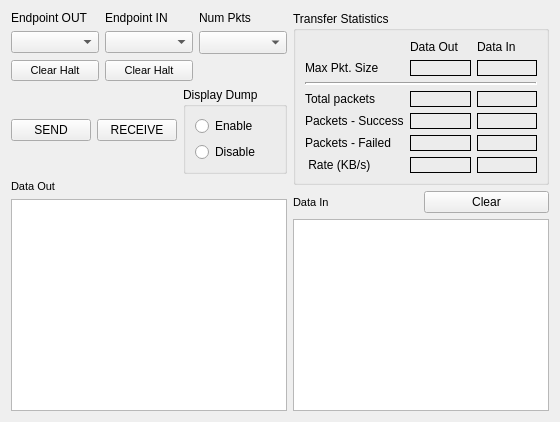
         <widget class="QWidget" name="tab_8">
          <attribute name="title">
           <string>Isochronous</string>
          </attribute>
          <layout class="QHBoxLayout" name="horizontalLayout_26">
           <item>
            <layout class="QVBoxLayout" name="verticalLayout_29">
             <item>
              <layout class="QGridLayout" name="gridLayout_9">
               <item row="2" column="0">
                <widget class="QPushButton" name="pb7_clearhalt_out">
                 <property name="font">
                  <font>
                   <pointsize>8</pointsize>
                  </font>
                 </property>
                 <property name="text">
                  <string>Clear Halt</string>
                 </property>
                </widget>
               </item>
               <item row="1" column="1">
                <widget class="QComboBox" name="cb7_in"/>
               </item>
               <item row="0" column="0">
                <widget class="QLabel" name="label_71">
                 <property name="text">
                  <string>Endpoint OUT</string>
                 </property>
                </widget>
               </item>
               <item row="2" column="1">
                <widget class="QPushButton" name="pb7_clearhalt_in">
                 <property name="font">
                  <font>
                   <pointsize>8</pointsize>
                  </font>
                 </property>
                 <property name="text">
                  <string>Clear Halt</string>
                 </property>
                </widget>
               </item>
               <item row="0" column="1">
                <widget class="QLabel" name="label_74">
                 <property name="text">
                  <string>Endpoint IN</string>
                 </property>
                </widget>
               </item>
               <item row="1" column="0">
                <widget class="QComboBox" name="cb7_out"/>
               </item>
               <item row="0" column="2">
                <widget class="QLabel" name="label_77">
                 <property name="text">
                  <string>Num Pkts</string>
                 </property>
                </widget>
               </item>
               <item row="1" column="2">
                <widget class="QComboBox" name="cb7_numpkts">
                 <property name="font">
                  <font>
                   <family>DejaVu Sans Mono</family>
                  </font>
                 </property>
                </widget>
               </item>
              </layout>
             </item>
             <item>
              <layout class="QHBoxLayout" name="horizontalLayout_24">
               <item>
                <widget class="QPushButton" name="pb7_send">
                 <property name="text">
                  <string>SEND</string>
                 </property>
                </widget>
               </item>
               <item>
                <widget class="QPushButton" name="pb7_rcv">
                 <property name="text">
                  <string>RECEIVE</string>
                 </property>
                </widget>
               </item>
               <item>
                <widget class="QGroupBox" name="groupBox_7">
                 <property name="title">
                  <string>Display Dump</string>
                 </property>
                 <layout class="QVBoxLayout" name="verticalLayout_5">
                  <item>
                   <widget class="QRadioButton" name="rb7_enable">
                    <property name="text">
                     <string>Enable</string>
                    </property>
                   </widget>
                  </item>
                  <item>
                   <widget class="QRadioButton" name="rb7_disable">
                    <property name="text">
                     <string>Disable</string>
                    </property>
                   </widget>
                  </item>
                 </layout>
                </widget>
               </item>
              </layout>
             </item>
             <item>
              <widget class="QLabel" name="label_66">
               <property name="font">
                <font>
                 <pointsize>8</pointsize>
                </font>
               </property>
               <property name="text">
                <string>Data Out</string>
               </property>
              </widget>
             </item>
             <item>
              <widget class="QListWidget" name="lw7_out">
               <property name="font">
                <font>
                 <family>DejaVu Sans Mono</family>
                </font>
               </property>
              </widget>
             </item>
            </layout>
           </item>
           <item>
            <layout class="QVBoxLayout" name="verticalLayout_30">
             <item>
              <widget class="QGroupBox" name="groupBox_16">
               <property name="title">
                <string>Transfer Statistics</string>
               </property>
               <layout class="QGridLayout" name="gridLayout_10">
                <item row="4" column="2">
                 <widget class="QLabel" name="label7_pktsin">
                  <property name="font">
                   <font>
                    <family>DejaVu Sans Mono</family>
                   </font>
                  </property>
                  <property name="frameShape">
                   <enum>QFrame::Box</enum>
                  </property>
                  <property name="text">
                   <string/>
                  </property>
                  <property name="alignment">
                   <set>Qt::AlignRight|Qt::AlignTrailing|Qt::AlignVCenter</set>
                  </property>
                 </widget>
                </item>
                <item row="3" column="0">
                 <widget class="QLabel" name="label_78">
                  <property name="text">
                   <string>Total packets</string>
                  </property>
                 </widget>
                </item>
                <item row="1" column="0">
                 <widget class="QLabel" name="label_70">
                  <property name="font">
                   <font>
                    <pointsize>9</pointsize>
                   </font>
                  </property>
                  <property name="text">
                   <string>Max Pkt. Size</string>
                  </property>
                 </widget>
                </item>
                <item row="5" column="0">
                 <widget class="QLabel" name="label_81">
                  <property name="text">
                   <string>Packets - Failed</string>
                  </property>
                 </widget>
                </item>
                <item row="3" column="1">
                 <widget class="QLabel" name="label7_totalout">
                  <property name="font">
                   <font>
                    <family>DejaVu Sans Mono</family>
                   </font>
                  </property>
                  <property name="frameShape">
                   <enum>QFrame::Box</enum>
                  </property>
                  <property name="text">
                   <string/>
                  </property>
                  <property name="alignment">
                   <set>Qt::AlignRight|Qt::AlignTrailing|Qt::AlignVCenter</set>
                  </property>
                 </widget>
                </item>
                <item row="6" column="2">
                 <widget class="QLabel" name="label7_ratein">
                  <property name="font">
                   <font>
                    <family>DejaVu Sans Mono</family>
                   </font>
                  </property>
                  <property name="frameShape">
                   <enum>QFrame::Box</enum>
                  </property>
                  <property name="text">
                   <string/>
                  </property>
                  <property name="alignment">
                   <set>Qt::AlignRight|Qt::AlignTrailing|Qt::AlignVCenter</set>
                  </property>
                 </widget>
                </item>
                <item row="3" column="2">
                 <widget class="QLabel" name="label7_totalin">
                  <property name="font">
                   <font>
                    <family>DejaVu Sans Mono</family>
                   </font>
                  </property>
                  <property name="frameShape">
                   <enum>QFrame::Box</enum>
                  </property>
                  <property name="text">
                   <string/>
                  </property>
                  <property name="alignment">
                   <set>Qt::AlignRight|Qt::AlignTrailing|Qt::AlignVCenter</set>
                  </property>
                 </widget>
                </item>
                <item row="5" column="2">
                 <widget class="QLabel" name="label7_dropped_in">
                  <property name="font">
                   <font>
                    <family>DejaVu Sans Mono</family>
                   </font>
                  </property>
                  <property name="frameShape">
                   <enum>QFrame::Box</enum>
                  </property>
                  <property name="text">
                   <string/>
                  </property>
                  <property name="alignment">
                   <set>Qt::AlignRight|Qt::AlignTrailing|Qt::AlignVCenter</set>
                  </property>
                 </widget>
                </item>
                <item row="6" column="0">
                 <widget class="QLabel" name="label_80">
                  <property name="text">
                   <string> Rate (KB/s)</string>
                  </property>
                 </widget>
                </item>
                <item row="0" column="1">
                 <widget class="QLabel" name="label_72">
                  <property name="text">
                   <string>Data Out</string>
                  </property>
                 </widget>
                </item>
                <item row="0" column="2">
                 <widget class="QLabel" name="label_73">
                  <property name="text">
                   <string>Data In</string>
                  </property>
                 </widget>
                </item>
                <item row="5" column="1">
                 <widget class="QLabel" name="label7_dropped_out">
                  <property name="font">
                   <font>
                    <family>DejaVu Sans Mono</family>
                   </font>
                  </property>
                  <property name="frameShape">
                   <enum>QFrame::Box</enum>
                  </property>
                  <property name="text">
                   <string/>
                  </property>
                  <property name="alignment">
                   <set>Qt::AlignRight|Qt::AlignTrailing|Qt::AlignVCenter</set>
                  </property>
                 </widget>
                </item>
                <item row="4" column="0">
                 <widget class="QLabel" name="label_79">
                  <property name="text">
                   <string>Packets - Success</string>
                  </property>
                 </widget>
                </item>
                <item row="6" column="1">
                 <widget class="QLabel" name="label7_rateout">
                  <property name="font">
                   <font>
                    <family>DejaVu Sans Mono</family>
                   </font>
                  </property>
                  <property name="frameShape">
                   <enum>QFrame::Box</enum>
                  </property>
                  <property name="text">
                   <string/>
                  </property>
                  <property name="alignment">
                   <set>Qt::AlignRight|Qt::AlignTrailing|Qt::AlignVCenter</set>
                  </property>
                 </widget>
                </item>
                <item row="2" column="0" colspan="3">
                 <widget class="Line" name="line_2">
                  <property name="lineWidth">
                   <number>2</number>
                  </property>
                  <property name="orientation">
                   <enum>Qt::Horizontal</enum>
                  </property>
                 </widget>
                </item>
                <item row="1" column="1">
                 <widget class="QLabel" name="label7_pktsize_out">
                  <property name="font">
                   <font>
                    <family>DejaVu Sans Mono</family>
                   </font>
                  </property>
                  <property name="frameShape">
                   <enum>QFrame::Box</enum>
                  </property>
                  <property name="text">
                   <string/>
                  </property>
                 </widget>
                </item>
                <item row="4" column="1">
                 <widget class="QLabel" name="label7_pktsout">
                  <property name="font">
                   <font>
                    <family>DejaVu Sans Mono</family>
                   </font>
                  </property>
                  <property name="frameShape">
                   <enum>QFrame::Box</enum>
                  </property>
                  <property name="text">
                   <string/>
                  </property>
                  <property name="alignment">
                   <set>Qt::AlignRight|Qt::AlignTrailing|Qt::AlignVCenter</set>
                  </property>
                 </widget>
                </item>
                <item row="1" column="2">
                 <widget class="QLabel" name="label7_pktsize_in">
                  <property name="font">
                   <font>
                    <family>DejaVu Sans Mono</family>
                   </font>
                  </property>
                  <property name="frameShape">
                   <enum>QFrame::Box</enum>
                  </property>
                  <property name="text">
                   <string/>
                  </property>
                 </widget>
                </item>
               </layout>
              </widget>
             </item>
             <item>
              <layout class="QHBoxLayout" name="horizontalLayout_25">
               <item>
                <widget class="QLabel" name="label_76">
                 <property name="font">
                  <font>
                   <pointsize>8</pointsize>
                  </font>
                 </property>
                 <property name="text">
                  <string>Data In</string>
                 </property>
                </widget>
               </item>
               <item>
                <widget class="QPushButton" name="pb7_clear">
                 <property name="text">
                  <string>Clear</string>
                 </property>
                </widget>
               </item>
              </layout>
             </item>
             <item>
              <widget class="QListWidget" name="lw7_in">
               <property name="font">
                <font>
                 <family>DejaVu Sans Mono</family>
                </font>
               </property>
              </widget>
             </item>
            </layout>
           </item>
          </layout>
         </widget>
